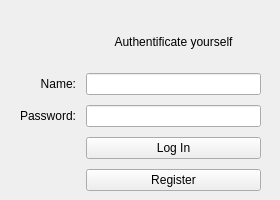
<?xml version="1.0" encoding="UTF-8"?>
<ui version="4.0">
 <class>auth_window</class>
 <widget class="QWidget" name="auth_window">
  <property name="geometry">
   <rect>
    <x>0</x>
    <y>0</y>
    <width>280</width>
    <height>200</height>
   </rect>
  </property>
  <property name="sizePolicy">
   <sizepolicy hsizetype="Fixed" vsizetype="Fixed">
    <horstretch>0</horstretch>
    <verstretch>0</verstretch>
   </sizepolicy>
  </property>
  <property name="windowTitle">
   <string>Form</string>
  </property>
  <widget class="QWidget" name="gridLayoutWidget">
   <property name="geometry">
    <rect>
     <x>20</x>
     <y>20</y>
     <width>241</width>
     <height>171</height>
    </rect>
   </property>
   <layout class="QGridLayout" name="gridLayout">
    <property name="sizeConstraint">
     <enum>QLayout::SetDefaultConstraint</enum>
    </property>
    <property name="spacing">
     <number>10</number>
    </property>
    <item row="6" column="2">
     <widget class="QPushButton" name="pushButtonRegister">
      <property name="text">
       <string>Register</string>
      </property>
     </widget>
    </item>
    <item row="5" column="2">
     <widget class="QPushButton" name="pushButtonLogIn">
      <property name="text">
       <string>Log In</string>
      </property>
     </widget>
    </item>
    <item row="3" column="0">
     <widget class="QLabel" name="labelName">
      <property name="text">
       <string>Name:</string>
      </property>
      <property name="alignment">
       <set>Qt::AlignRight|Qt::AlignTrailing|Qt::AlignVCenter</set>
      </property>
     </widget>
    </item>
    <item row="4" column="0">
     <widget class="QLabel" name="labelPassword">
      <property name="text">
       <string>Password:</string>
      </property>
      <property name="alignment">
       <set>Qt::AlignRight|Qt::AlignTrailing|Qt::AlignVCenter</set>
      </property>
     </widget>
    </item>
    <item row="2" column="2">
     <widget class="QLabel" name="labelAuth">
      <property name="text">
       <string>Authentificate yourself</string>
      </property>
      <property name="alignment">
       <set>Qt::AlignCenter</set>
      </property>
     </widget>
    </item>
    <item row="4" column="2">
     <widget class="QLineEdit" name="editPassword">
      <property name="sizePolicy">
       <sizepolicy hsizetype="Expanding" vsizetype="Fixed">
        <horstretch>0</horstretch>
        <verstretch>0</verstretch>
       </sizepolicy>
      </property>
     </widget>
    </item>
    <item row="3" column="2">
     <widget class="QLineEdit" name="editName">
      <property name="sizePolicy">
       <sizepolicy hsizetype="Expanding" vsizetype="Fixed">
        <horstretch>0</horstretch>
        <verstretch>0</verstretch>
       </sizepolicy>
      </property>
     </widget>
    </item>
   </layout>
  </widget>
 </widget>
 <tabstops>
  <tabstop>editName</tabstop>
  <tabstop>editPassword</tabstop>
  <tabstop>pushButtonLogIn</tabstop>
  <tabstop>pushButtonRegister</tabstop>
 </tabstops>
 <resources/>
 <connections/>
</ui>
